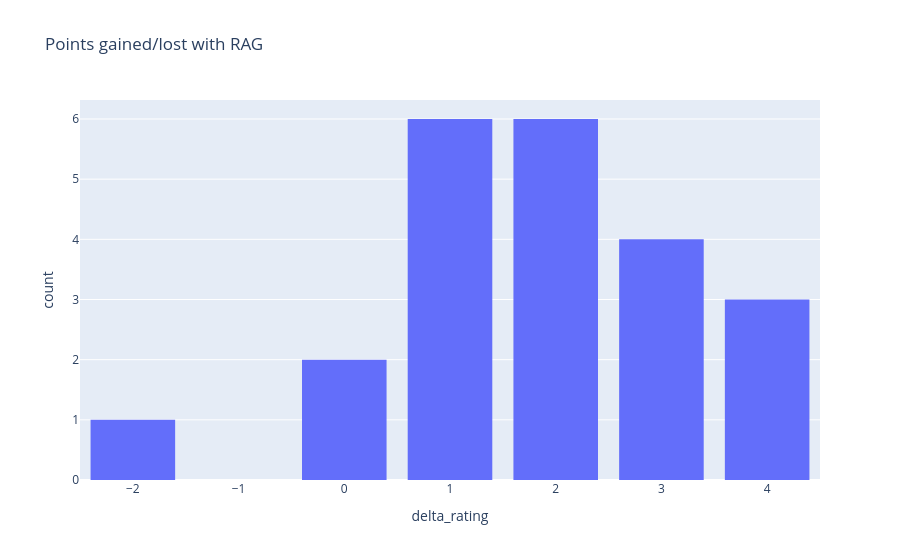

Source (notebook cell):
### Code cell
fig = px.histogram(combined_results, x="delta_rating", title="Points gained/lost with RAG")
fig.update_layout(bargap=0.2, showlegend=False)

### Figure 1 — Plotly figure (JSON) as saved in the notebook; plotly's stock layout.template omitted (floating-point values rounded to 4 significant figures)
{"data": [{"bingroup": "x", "hovertemplate": "delta_rating=%{x}<br>count=%{y}<extra></extra>", "legendgroup": "", "marker": {"color": "#636efa", "pattern": {"shape": ""}}, "name": "", "orientation": "v", "showlegend": false, "type": "histogram", "x": [2, -2, 1, 0, 2, 1, 2, 1, 0, 2, 1, 3, 2, 1, 3, 4, 3, 4, 4, 2, 1, 3], "xaxis": "x", "yaxis": "y"}], "layout": {"bargap": 0.2, "barmode": "relative", "legend": {"tracegroupgap": 0}, "showlegend": false, "title": {"text": "Points gained/lost with RAG"}, "xaxis": {"anchor": "y", "domain": [0, 1], "title": {"text": "delta_rating"}}, "yaxis": {"anchor": "x", "domain": [0, 1], "title": {"text": "count"}}}}
